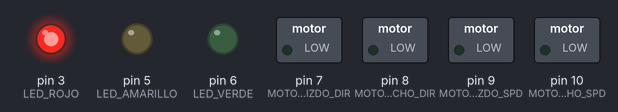
The sketch below on a simulated Arduino Uno, built with avr-gcc and run on an emulated ATmega328P. Shown: switched loads named in the sketch (green lamp = pin HIGH), output pins drawn as LEDs (lit = HIGH). At 5.5 s the program stops and its outputs stay as they are.

Above: at 0.1 s.
At 1.1 s:
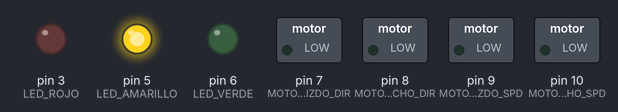
At 2.1 s:
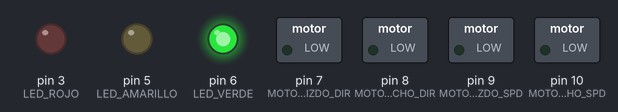
At 5.3 s:
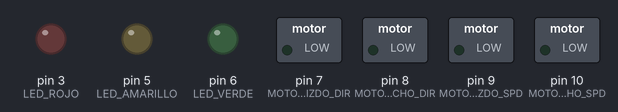
Timing chart, 0 to 6.8 s (numbered marks = the images above):
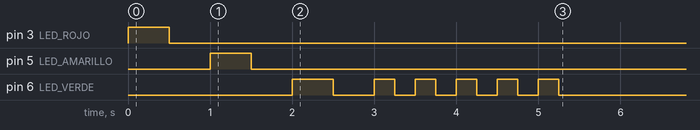

The sketch:

ArduinoTrainer-v1.0ReleaseL9110Bluetooth.ino
```cpp
/*
 *  Hispalis RobIOTICS Arduino Trainer
 *
 *  RoboTest
 *
 *  Version Shield: 1.0
 *
 *  Motor Driver L9110
 *  Alimentacion:   5V
 *
 *  Status:
 *
 *  Revision: NOVIEMBRE 2017
 *
 *
 *    Trabajando en Test_Motores:
 *
 *      Igualar velocidades
 *      #define MOTOR_DCHO_OFFSET   -20 en MotorHardware
 *
 *    ToDO:
 *
 *      Revisar Modulo:
 *          Walk.cpp
 *          Bluetooth.cpp
 *
 *      Conectar BUZZER Crear Primitivas
 */
#include "ArduinoTrainer.h"


/*

      Variables globales

*/


/**************************************************************************************

      Programa Principal

*/
void setup()
{
  pinMode( LED_ROJO , OUTPUT );
  pinMode( LED_AMARILLO , OUTPUT );
  pinMode( LED_VERDE , OUTPUT );


  pinMode(HCSR04_TRIGGER , OUTPUT);
  pinMode(HCSR04_ECHO , INPUT);

  pinMode( MOTOR_IZDO_DIR , OUTPUT );
  pinMode( MOTOR_IZDO_SPD , OUTPUT );
  pinMode( MOTOR_DCHO_DIR , OUTPUT );
  pinMode( MOTOR_DCHO_SPD , OUTPUT );

  Stop();

  //  Activa el pin 12 ( PUlSADOR ) como entrada
  pinMode( SWITCH_D12 , INPUT_PULLUP );     // Enable internal pull-up resistor
  pinMode( SWITCH_D13 , INPUT_PULLUP );     // Enable internal pull-up resistor

  // pinMode( SWITCH , INPUT );         // The line above is similar to these 2 commented lines
  //digitalWrite(SWITCH , HIGH);        // Another Enable internal pull-up resistor

  Serial.begin( 115200 );
}


void loop()
{

  Led_Test();                     // Âqui se pueden ir probando uno a uno los tests


  /*
  //Led_Test();                     // OK

  //Switch_Test();                // OK

  // Distance_Test();             // OK

  // Motor_Test();                // OK

  //Motor_PWM_Test();             // OK

  //Bluetooth_Test();             //  OK Mejorar, documentar


  //Walk_Test();                  //  Revisar , documentar


  */

  for( int i=0 ; i < 5 ; i++ )
    Led_Parpadea( 250 , 250 );

  PARA
}


/*

      Fin del Programa Principal

**************************************************************************************/
```

ArduinoTrainer.h
```cpp
/*
        HispalisRoBIOTICS

        Arduino Trainer v 1.0

        Rev:    2017    November


        ArduinoTrainer.h


*/

#if defined(ARDUINO) && ARDUINO >= 100
  #include <Arduino.h>
#else
  #include <WProgram.h>
  #include <pins_arduino.h>
#endif

#include <avr/io.h>
#include <avr/interrupt.h>


#include <Servo.h>
#include <NewPing.h>


#define LED_DELAY           500
#define LED_ROJO              3
#define LED_AMARILLO          5
#define LED_VERDE             6


#define MOTOR_DELAY        1000

#define MOTOR_IZDO_DIR        7
#define MOTOR_IZDO_SPD        9

#define MOTOR_DCHO_DIR        8
#define MOTOR_DCHO_SPD       10


#define BUZZER               11

#define SWITCH_D12           13
#define SWITCH_D13           12

#define HCSR04_TRIGGER        2
#define HCSR04_ECHO           4


#define VELOCIDAD           190
#define HORIZONTE           300

#define PARA           for(;;);


/*

      Prototipos

*/
void Led_Test(void);
void Motor_Test(void);
void Motor_PWM_Test(void);
void Distance_Test(void);
void Switch_Test(void);
void Walk_Test(void);
void Bluetooth_Test(void);


void Led_Parpadea( int , int ) ;
int Switchd12_esta_pulsado(void);
int Switchd13_esta_pulsado(void);

int Distance_StandardTest(void);
int Distance_PingTest(void);
void Hasta_que_lleguesa( int );


/*
    Funciones de Motor
 */

void Palante( int );
void Patras( int );
void Stop( void );

void Forward_Giro_Left( int );
void Forward_Giro_Right( int );
void Reverse_Giro_Left( int );
void Reverse_Giro_Right( int );

void Mediavuelta_Left( int );
void Mediavuelta_Right( int );

void Stop_Motor_Left( void );
void Stop_Motor_Right( void );

void Forward_Motor_Right( int );
void Forward_Motor_Left( int);
void Reverse_Motor_Left( int );
void Reverse_Motor_Right( int );


void LineSensor_Test( void );
```

Bluetooth.cpp
```cpp
/*
 *
 *
 */
#include "ArduinoTrainer.h"


int state;
int flag=0;
int stateStop=0;


void Bluetooth_Test()
{
    int speed = VELOCIDAD;


    if(Serial.available() > 0)
    {
        state = Serial.read();
        flag=0;
    }
    // if the state is 'F' the DC motor will go forward
    if (state == 'F')
    {
        Palante( speed );
        if(flag == 0)
        {
          Serial.println("Go Forward!");
          flag=1;
        }
    }

    // if the state is 'R' the motor will turn left
    else if (state == 'R')
    {
        Forward_Giro_Right( speed );
        if(flag == 0)
        {
          Serial.println("Turn Right");
          flag=1;
        }
        delay(500);
        state=3;
        stateStop=1;
    }
    // if the state is 'S' the motor will Stop
    else if (state == 'S' || stateStop == 1)
    {
        Stop();
        if(flag == 0)
        {
          Serial.println("STOP!");
          flag=1;
        }
        stateStop=0;
    }
    // if the state is 'L' the motor will turn right
    else if (state == 'L')
    {
        Forward_Giro_Left( speed );
        if(flag == 0)
        {
          Serial.println("Turn Left");
          flag=1;
        }
        delay(500);
        state=3;
        stateStop=1;
    }
    // if the state is 'B' the motor will Reverse
    else if (state == 'B')
    {
        Patras( speed );
        if(flag == 0)
        {
          Serial.println("Reverse!");
          flag=1;
        }
    }
    else if (state == 'X')
    {
      if(flag == 0)
        {
          Serial.println("Vuelvo a main!");
          flag=1;
          stateStop=1;
        }
      return;
    }

}
```

HRSC04.cpp
```cpp
#include "ArduinoTrainer.h"

/*
    Funcion:  Distance_StandardTest()

      Devuelve en cm la distancia del sensor HCSR04 al objeto más cercano

      Funcionamiento:

        1)    Lanzamos un pulso de señal cuadrado. Para ello el pin TRIGGER
                a) Lo ponemos a LOW, y esperamos un tiempo a que se estabilice ( por si estaba en nivel HIGH )
                b) Lo ponemos a HIGH, y esperamos un tiempo
                c) Lo ponemos a LOW again
        2)  El sensor devuelve un pulso de entrada en el pin ECHO, que es el tiempo de ida y vuelta del sonido

        3)  Con una formula lo convertimos a cm.
*/
int Distance_StandardTest(void)
{
  long duracion, distancia;

  //  Pulso en TRIGGER
  digitalWrite(HCSR04_TRIGGER , LOW);
  delayMicroseconds(5);
  digitalWrite(HCSR04_TRIGGER, HIGH);
  delayMicroseconds(5);
  digitalWrite(HCSR04_TRIGGER, LOW);

  //  Pulso de ECHO
  duracion = pulseIn(HCSR04_ECHO , HIGH) ;

  //  Conversion a int. Podemos convertir a float ...
  distancia = (int) (duracion / 2 / 29.1 ) ;

  Serial.println( "Distancia ... "+ String(distancia) + " cm.") ;

  return distancia;
}
```

LineSensor.cpp
```cpp
#include "ArduinoTrainer.h"

void LineSensor_Test( void )
{
  int i[4];
  int ind;

  for(;;)
  {
    i[0]= analogRead( A3 );
    i[1]= analogRead( A2 );
    i[2]= analogRead( A1 );
    i[3]= analogRead( A0 );

    Serial.print("Lecturas ...");
    for( ind =0; ind <4 ; ind++)
      Serial.print("\t"+String( i[ind] ));
    Serial.println("");
    delay(500);
  }
}
```

Motor.cpp
```cpp
#include "ArduinoTrainer.h"


/*

    Funciones de Control de Motores

*/
void Palante( int velocidad )
{
  Forward_Motor_Left( velocidad );
  Forward_Motor_Right( velocidad );
}


void Patras( int velocidad )
{
  Reverse_Motor_Left( velocidad );
  Reverse_Motor_Right( velocidad );
}


void Stop( void )
{
  Stop_Motor_Left();
  Stop_Motor_Right();
}


void Forward_Giro_Left( int velocidad )
{
  Forward_Motor_Left( velocidad );
}


void Forward_Giro_Right( int velocidad )
{
  Forward_Motor_Right( velocidad );
}


void Reverse_Giro_Left( int velocidad )
{
  Reverse_Motor_Left( velocidad );
}


void Reverse_Giro_Right( int velocidad )
{
  Reverse_Motor_Right( velocidad );
}


void Mediavuelta_Left(int velocidad )
{
  Forward_Motor_Right( velocidad );
  Reverse_Motor_Left( velocidad );
}


void Mediavuelta_Right( int velocidad )
{
  Reverse_Motor_Right(velocidad );
  Forward_Motor_Left( velocidad );
}
```

MotorHardware.cpp
```cpp
/*

 Interface con hardware


    Interface con Hardware
    Estas son las funciones a modificar en el caso de tener
    otro tipo de motores, por ejemplo servos de rotacion continua

*/
#include "ArduinoTrainer.h"
#define MOTOR_DCHO_OFFSET   -20

void Stop_Motor_Left( void )
{
  digitalWrite( MOTOR_IZDO_DIR , LOW );
  digitalWrite( MOTOR_IZDO_SPD , LOW );
}


void Stop_Motor_Right( void )
{
  digitalWrite( MOTOR_DCHO_DIR , LOW );
  digitalWrite( MOTOR_DCHO_SPD , LOW );
}


void Forward_Motor_Left( int velocidad )
{
  digitalWrite( MOTOR_IZDO_DIR, HIGH );
  analogWrite( MOTOR_IZDO_SPD, 255-velocidad );
}


void Forward_Motor_Right( int velocidad )
{
  digitalWrite( MOTOR_DCHO_DIR, HIGH );
  analogWrite( MOTOR_DCHO_SPD, 255-velocidad +MOTOR_DCHO_OFFSET );
}


void Reverse_Motor_Left( int velocidad )
{
  digitalWrite( MOTOR_IZDO_DIR, LOW );
  analogWrite( MOTOR_IZDO_SPD, velocidad );
}


void Reverse_Motor_Right( int velocidad )
{
  digitalWrite( MOTOR_DCHO_DIR, LOW );
  analogWrite( MOTOR_DCHO_SPD, velocidad +MOTOR_DCHO_OFFSET );
}
```

Tests.cpp
```cpp
#include "ArduinoTrainer.h"


/*

    Led_Test()

    Enciende alternativamente los LEDs

*/
void Led_Test(void)
{

   digitalWrite( LED_ROJO , HIGH );
   delay( LED_DELAY );
   digitalWrite( LED_ROJO , LOW );
   delay( LED_DELAY );
   digitalWrite( LED_AMARILLO , HIGH );
   delay( LED_DELAY );
   digitalWrite( LED_AMARILLO , LOW );
   delay( LED_DELAY );
   digitalWrite( LED_VERDE , HIGH );
   delay( LED_DELAY );
   digitalWrite( LED_VERDE , LOW );
   delay( LED_DELAY );
}


/*

    Switch_Test(void)

    Al pulsar el pulsador, cambia el parpadeo del LED_AZUL

*/
void Switch_Test(void)
{
  int ledrojo = 0;
  for(;;)
  {

    if( !ledrojo )
    {
      if( Switchd12_esta_pulsado() )
        Led_Parpadea( 100 , 100 );
      else
        Led_Parpadea( 25 , 100 );
    }

    if( Switchd13_esta_pulsado() )
    {
      ledrojo = 1;
      digitalWrite( LED_VERDE , LOW );
      digitalWrite( LED_ROJO , HIGH );
      digitalWrite( LED_ROJO , LOW);
    }
    else
      ledrojo=0;

  }
}


/*

    Distance_Test(void)

    Imprime por Monitor Serie la distancia
    Enciende LED_AZUL si es inferior a un HORIZONTE

*/
void Distance_Test(void)
{
  int distancia;

  for(;;)
  {
    distancia = Distance_StandardTest();
    delay(50);                                //Limite 25 msg Va ok


  if( distancia < 15 )
      digitalWrite( LED_VERDE , HIGH );
    else
      digitalWrite( LED_VERDE , LOW );


  }
}


void Motor_Test(void)
{
  int speed=VELOCIDAD;

  Forward_Motor_Left( speed );
  delay(1000);
  Stop_Motor_Left();
  delay(500);

  Reverse_Motor_Left( speed );
  delay(1000);
  Stop_Motor_Left();
  delay(500);

  Forward_Motor_Right( speed );
  delay(1000);
  Stop_Motor_Right();
  delay(500);

  Reverse_Motor_Right( speed );
  delay(1000);
  Stop_Motor_Right();
  delay(500);

  Palante( speed );
  delay(1000);
  Stop();
  delay(500);

  Patras( speed );
  delay(1000);
  Stop();
  delay(500);

  Mediavuelta_Left( speed );
  delay(1000);
  Stop();
  delay(500);

  Mediavuelta_Right( speed );
  delay(1000);
  Stop();
  delay(500);

}


/*
    Led_Parpadea()

      Hace parpadear el LED mediante 2 parametros

*/
void Led_Parpadea( int tiempo_ON , int tiempo_OFF )
{
   digitalWrite( LED_VERDE , HIGH );
   delay( tiempo_ON );
   digitalWrite( LED_VERDE , LOW );
   delay(tiempo_OFF );
}


/*
    Funcion:  Switch_esta_pulsado(void)

      Devuelve 1 si el pulsador esta siendo presionado, 0 si no
*/

int Switchd12_esta_pulsado(void)
{
  return !digitalRead( SWITCH_D12 );
}


/*
    Funcion:  Switch_esta_pulsado(void)

      Devuelve 1 si el pulsador esta siendo presionado, 0 si no
*/

int Switchd13_esta_pulsado(void)
{
  return !digitalRead( SWITCH_D13 );
}


void Motor_PWM_Test(void)
{
  int speed;
 for( speed=150 ; speed < 255 ; speed+=10)
  {
    Forward_Motor_Right( speed );
    delay(1000);
    Led_Parpadea( 50 , 50 );
  }
 for( speed=150 ; speed < 255 ; speed+=10)
  {
    Forward_Motor_Left( speed );
    delay(1000);
    Led_Parpadea( 50 , 50 );
  }
  Stop();
}
```

Walk.cpp
```cpp
#include "ArduinoTrainer.h"


void Walk_Test( void )
{
  int i;

  for( i=0 ;i<5 ; i++ )
    Led_Parpadea( 250 , 250 );

  while( !Switchd12_esta_pulsado() )
  ;
  delay(1000);


  Palante(VELOCIDAD);
  Hasta_que_lleguesa(15);

  Stop();

  for( i=0 ;i<10 ; i++ )
    Led_Parpadea( 50 , 50 );
  while( !Switchd12_esta_pulsado() )
    ;
  delay(500);
}


void Hasta_que_lleguesa( int horizonte)
{
  int distancia=-1000;
  do
  {
    distancia = Distance_PingTest();
  } while( distancia >= horizonte );
}
```

Measured:
- by itself, pin 3 (LED_ROJO): LOW → HIGH at 0.00 s, → LOW 0.50 s later
- by itself, pin 5 (LED_AMARILLO): LOW → HIGH at 1.0 s, → LOW 0.50 s later
- by itself, pin 6 (LED_VERDE): goes HIGH 0.50 s, LOW 0.50 s, 4 × (HIGH 0.25 s, LOW 0.25 s), HIGH 0.25 s, then LOW
